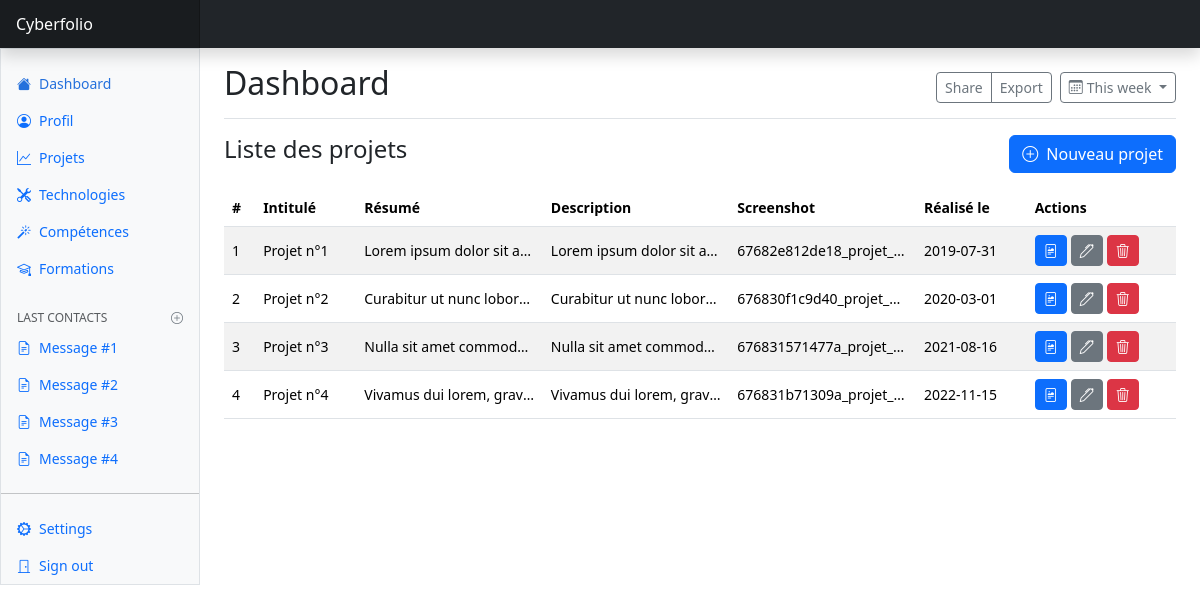
Page /admin/project_index.php on the committed database.
### tables this page shows
CREATE TABLE `project` (
  `id_project` int NOT NULL,
  `title` varchar(100) NOT NULL,
  `summary` varchar(500) NOT NULL,
  `description` text NOT NULL,
  `screenshot` varchar(255) NOT NULL,
  `completed_at` date NOT NULL,
  `etc_` varchar(50) DEFAULT NULL,
  `id_profile` int NOT NULL
);

### admin/project_index.php (the view, shortened to what this page needs)
<?php
$errors = [];
$host = 'localhost';
$dbName = 'cyberfolio_demo';
$user = 'mentor';
$pass = 'superMentor';
$tableRows = '';
try {
  $connexion = new PDO("mysql:host=$host;dbname=$dbName", $user, $pass);
  $query = 'SELECT COUNT(*) FROM `project`';
  $results = $connexion->query($query);
  $resultsCount = $results->fetchColumn();
  if ($resultsCount === 0) {
    $tableRows = '<tr><td colspan="7">Vous n\'avez aucun projet pour le moment</td></tr>' . PHP_EOL;
  } else {
    $query = 'SELECT `id_project`, `title`, `summary`, `description`, `screenshot`, `completed_at` FROM `project`';
    $results = $connexion->query($query, PDO::FETCH_ASSOC);
    foreach ($results as $row) {
      $tableRows .= '<tr><td class="align-middle text-truncate" style="max-width: 150px;">' . implode('</td><td class="align-middle text-truncate" style="max-width: 150px;">', array_map('stripslashes', $row)) . '</td>';
      $tableRows .= '<td>';
      $tableRows .= '<a href="project_show.php?id=' . $row['id_project'] . '" title="Voir le détail de ce projet" class="btn btn-primary btn-sm me-1"><i class="bi bi-file-richtext"></i></a>';
      $tableRows .= '<a href="project_update_form.php?id=' . $row['id_project'] . '" title="Modifier ce projet" class="btn btn-secondary btn-sm me-1"><i class="bi bi-pen"></i></a>';
      $tableRows .= '<a href="project_delete_form.php?id=' . $row['id_project'] . '" title="Supprimer ce projet" class="btn btn-danger btn-sm"><i class="bi bi-trash3"></i></a>';
      $tableRows .= '</td></tr>' . PHP_EOL;
    }
  }
} catch (PDOException $e) {
  $connexion = null;
  $errors['pdo'] = "Une erreur s'est produite lors de l'interrogation de la base de données : veuillez contacter l'administrateur du site.";
  $_SESSION['errors'] = $errors;
  header('Location: index.php');
  exit;
}
include_once "admin_top.php";
?>
<div class="">
  <h4 class="mb-3 d-flex justify-content-between"><span>Liste des projets</span><a href="project_new_form.php" title="Ajouter un nouveau projet" class="btn btn-primary"><i class="bi bi-plus-circle pe-2"></i>Nouveau projet</a></h4>
  <div class="table-responsive small">
    <table class="table table-striped">
      <thead>
        <tr>
          <th scope="col">#</th>
          <th scope="col">Intitulé</th>
          <th scope="col">Résumé</th>
          <th scope="col">Description</th>
          <th scope="col">Screenshot</th>
          <th scope="col">Réalisé le</th>
          <th scope="col">Actions</th>
        </tr>
      </thead>
      <tbody>
        <?php
        echo $tableRows;
        ?>
      </tbody>
    </table>
  </div>
</div>
<?php
include_once "admin_bottom.php";
?>

### rows in the picture
project: row "1 Projet n°1 Lorem ipsum dolor sit a Lorem ipsum dolor sit a 67682e812de18_projet_ 2019-07-31"
project: row "2 Projet n°2 Curabitur ut nunc lobort Curabitur ut nunc lobort 676830f1c9d40_projet_2 2020-03-01"
project: row "3 Projet n°3 Nulla sit amet commod Nulla sit amet commod 676831571477a_projet_ 2021-08-16"
project: row "4 Projet n°4 Vivamus dui lorem, grav Vivamus dui lorem, grav 676831b71309a_projet_ 2022-11-15"
